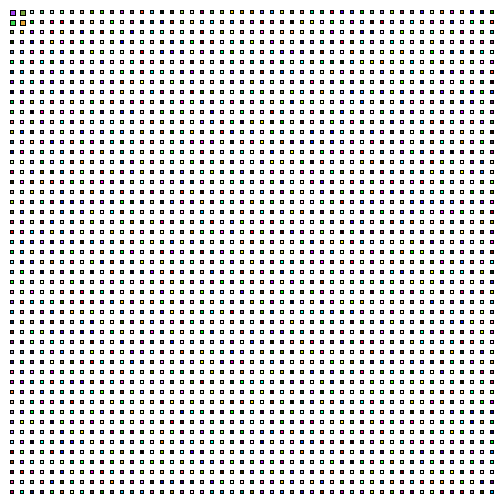
Frame 1 (no input)
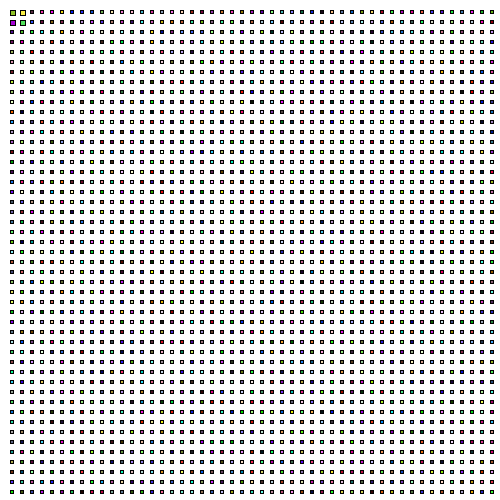
Frame 60 (the mouse pressed at the canvas centre just before this capture)
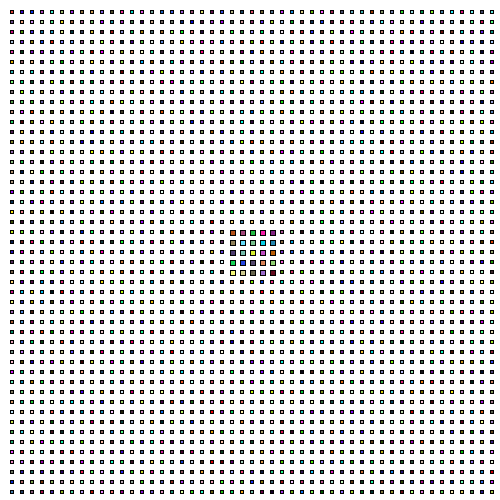
Frame 120 (the mouse held since frame 60 and released just before this capture)

The Processing sketch that drew these frames (run headless with seeded random() and noise(); from frame 60 on, the mouse is pressed at the canvas centre):

// Processing sketch: processing_156804
// ── processing_156804.pde

int i;
int j;
float a;
float b;

void setup(){
  size(500,500);
}

void draw(){
  background(255);
  for(i=0; i<50; i++){
    for(j=0; j<50; j++){ 
    fill(random(0,255),random(0,255),random(0,255));
    if ( dist(10+(i*10),10+(j*10),mouseX,mouseY)<30 ){
      a=5; b=5;}else{a=3; b=3;}
    rect(10+(i*10), 10+(j*10), a, b);
     
    }
  }
}
